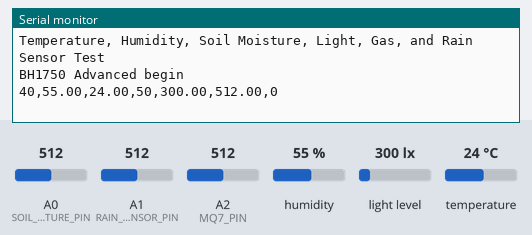
Recording of a sketch running on a simulated Arduino Uno, built with avr-gcc and run on an emulated ATmega328P. Shown: the last lines printed to the serial monitor. Inputs (shaded band) come from the test bench; at power-on: humidity 55 %, light level 300 lx, A0 (SOIL_MOISTURE_PIN) = 512, A1 (RAIN_SENSOR_PIN) = 512, A2 (MQ7_PIN) = 512, temperature 24 °C.

Above: at 1.2 s.
1.3 s: humidity set to 22 %
At 2.6 s:
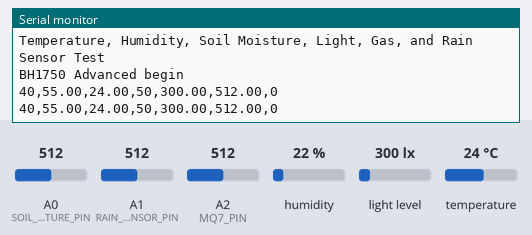
2.8 s: light level set to 40 lx
At 3.8 s:
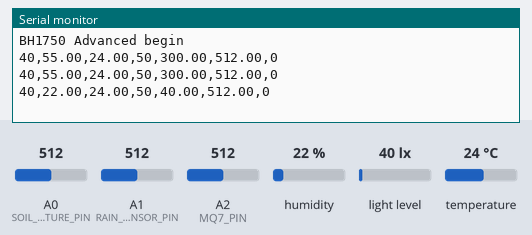
4.3 s: A0 (SOIL_MOISTURE_PIN) set to 490
At 5.4 s:
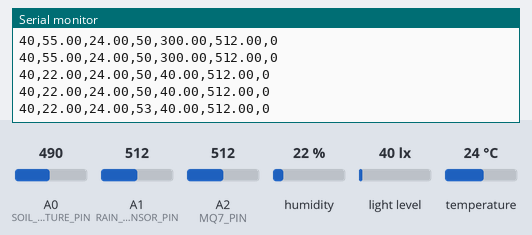
5.8 s: A1 (RAIN_SENSOR_PIN) set to 490
At 6.8 s:
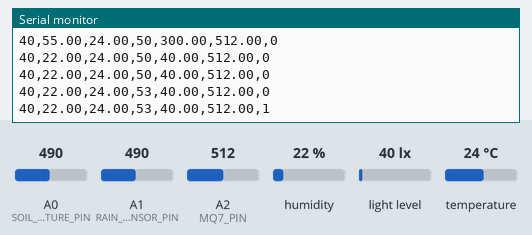
7.3 s: A2 (MQ7_PIN) set to 490
At 8.6 s:
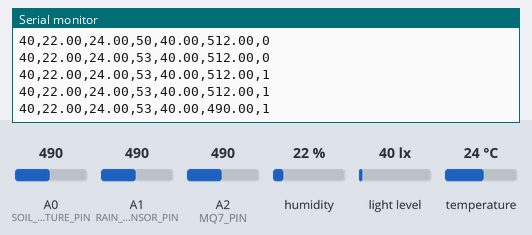
8.8 s: temperature set to 12 °C
At 9.7 s:
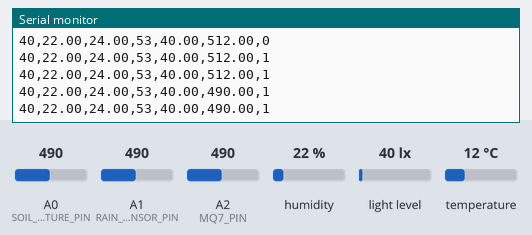

Measured:
- after the input at 2.8 s, the serial monitor: prints a new line after 0.24 s (image 2)
- after the input at 4.3 s, the serial monitor: prints a new line after 0.74 s (image 3)
- after the input at 5.8 s, the serial monitor: prints a new line after 0.24 s (image 4)
- after the input at 7.3 s, the serial monitor: prints a new line after 0.74 s (image 5)

The sketch:

arduino_unoR3.ino
```cpp
// Libraries
#include <DHT.h>
#include <Wire.h>
#include <BH1750.h>
#include <SoftwareSerial.h>  // Thêm thư viện SoftwareSerial
// Constants
#define DHTPIN A3     // Pin của DHT
#define DHTTYPE DHT22 // DHT 22 (AM2302)
DHT dht(DHTPIN, DHTTYPE); // Initialize DHT sensor for normal 16mhz Arduino

#define SOIL_MOISTURE_PIN A0 // Soil moisture sensor connected to analog pin A0
#define MQ7_PIN A2 // MQ-7 sensor connected to analog pin A2
#define RAIN_SENSOR_PIN A1 // Cảm biến mưa kết nối với A1

// SoftwareSerial definition (sử dụng chân 10 và 11 cho RX và TX)
SoftwareSerial mySerial(10, 11); // RX, TX


// Variables
float h;  // Lưu trữ giá trị độ ẩm
float t;  // Lưu trữ giá trị nhiệt độ
int soilMoistureValue; // Lưu trữ giá trị độ ẩm đất
int mq7Value; // Lưu trữ giá trị cảm biến MQ-7
int rainValue; // Lưu trữ giá trị cảm biến mưa

// BH1750 object
BH1750 lightMeter;

// Timing variables
unsigned long previousMillis = 0;
const long interval = 120000; // 120 giây (120000 ms) = 2 phút

unsigned long previousMillis1 = 0;
const long interval1 = 1000; // 120 giây (120000 ms) = 2 phút

float tempSum = 0, humSum = 0, luxSum = 0, coSum = 0;
int soilMoistureSum = 0, rainSum = 0;
int count = 1; // Đếm số lần đo

void setup() {
    Serial.begin(9600);

    mySerial.begin(9600); // Giao tiếp với ESP32 qua SoftwareSerial

    Serial.println("Temperature, Humidity, Soil Moisture, Light, Gas, and Rain Sensor Test");
    dht.begin();

    pinMode(SOIL_MOISTURE_PIN, INPUT); // Set soil moisture pin as input
    pinMode(MQ7_PIN, INPUT); // Set MQ-7 pin as input
    pinMode(RAIN_SENSOR_PIN, INPUT); // Set Rain sensor pin as input

    Wire.begin();
    if (lightMeter.begin(BH1750::CONTINUOUS_HIGH_RES_MODE)) {
        Serial.println("BH1750 Advanced begin");
    } else {
        Serial.println("Error initializing BH1750");
    }
}

void loop() {
    unsigned long currentMillis = millis();
    // Đọc dữ liệu và lưu vào các biến h (độ ẩm) và t (nhiệt độ)
    h = dht.readHumidity();
    t = dht.readTemperature();

    // Kiểm tra nếu việc đọc dữ liệu thất bại và thoát sớm (thử lại)
    if (isnan(h) || isnan(t)){
      Serial.println("Failed to read from DHT sensor!");
      t = -1;
      h = -1;
    }

    // Đọc giá trị độ ẩm đất
    soilMoistureValue = analogRead(SOIL_MOISTURE_PIN);
    // Chuyển đổi giá trị analog thành phần trăm (0-100)
    // int soilMoisturePercent = map(soilMoistureValue, 0, 1023, 0, 100);
    // int soilMoistureTruePercent = 100 - soilMoisturePercent;
    int soilMoistureTruePercent;
    if (soilMoistureValue == 0 || soilMoistureValue == 1023) {
        Serial.println("Lỗi: Không đọc được cảm biến độ ẩm đất!");
        soilMoistureTruePercent = -1;
    } else {
        int soilMoisturePercent = map(soilMoistureValue, 0, 1023, 0, 100);
        soilMoistureTruePercent = 100 - soilMoisturePercent;
    }

    // Đọc mức độ ánh sáng
    float lux = lightMeter.readLightLevel();
    // Kiểm tra nếu việc đọc ánh sáng thất bại
    if (lux < 0) {
        Serial.println("Failed to read from BH1750 sensor!");
        // mySerial.println("Failed to read from BH1750 sensor!");
        // return;
        lux = -1;
    }

    // Đọc giá trị từ cảm biến MQ-7
    mq7Value = analogRead(MQ7_PIN);
    // float co_ppm = mq7Value / 10.0;
    float co_ppm;
    if (mq7Value < 10) {  // Nếu giá trị rất thấp, có thể cảm biến chưa đủ nóng hoặc bị lỗi
      Serial.println("Lỗi: Không đọc được cảm biến MQ-7!");
      co_ppm = -1;
    } else {
      co_ppm = mq7Value;  // Quy đổi ra ppm
    }

    // Đọc giá trị từ cảm biến mưa
    rainValue = analogRead(RAIN_SENSOR_PIN);
    // Giả sử nếu giá trị cảm biến dưới một mức nào đó (chẳng hạn 500), có thể coi là có mưa
    // bool isRaining = rainValue < 500;
    bool isRaining;
    if (rainValue < 10 || rainValue > 1023) {  // Nếu giá trị bất thường
        Serial.println("Lỗi: Không đọc được cảm biến mưa!");
        isRaining = -1;  // Đánh dấu lỗi
    } else {
        isRaining = (rainValue < 500) ? 1 : 0;
    }

    // Đo cảm biến mỗi 120 giây - 2 phút
    if (currentMillis - previousMillis >= interval) {
      previousMillis = currentMillis;
      count++; // Tăng bộ đếm sau mỗi lần đo
      if(count > 30) {
        count = 1;
      }

      // Gửi kết quả ngay sau mỗi 20 giây
      String data = String(count) + "," + String(h) + "," + String(t) + "," + String(soilMoistureTruePercent) + "," + String(lux) + "," + String(co_ppm) + "," + String(isRaining ? 1 : 0);
      mySerial.println(data);  // Gửi dữ liệu cho ESP32
      Serial.println(data);  // Gửi dữ liệu cho ESP32

      // delay(1000);  // Thời gian chờ để không gửi quá nhanh
    }
    else if(currentMillis - previousMillis1 >= interval1){
      previousMillis1 = currentMillis;
      // String data =  "40,-1," + String(t) + "," + String(soilMoistureTruePercent) + "," + String(lux) + "," + String(co_ppm) + "," + String(isRaining ? 1 : 0);
      String data =  "40," + String(h) + "," + String(t) + "," + String(soilMoistureTruePercent) + "," + String(lux) + "," + String(co_ppm) + "," + String(isRaining ? 1 : 0);
      mySerial.println(data);  // Gửi dữ liệu cho ESP32
      Serial.println(data);  // Gửi dữ liệu cho ESP32
      // delay(2000);
    }

}
```
